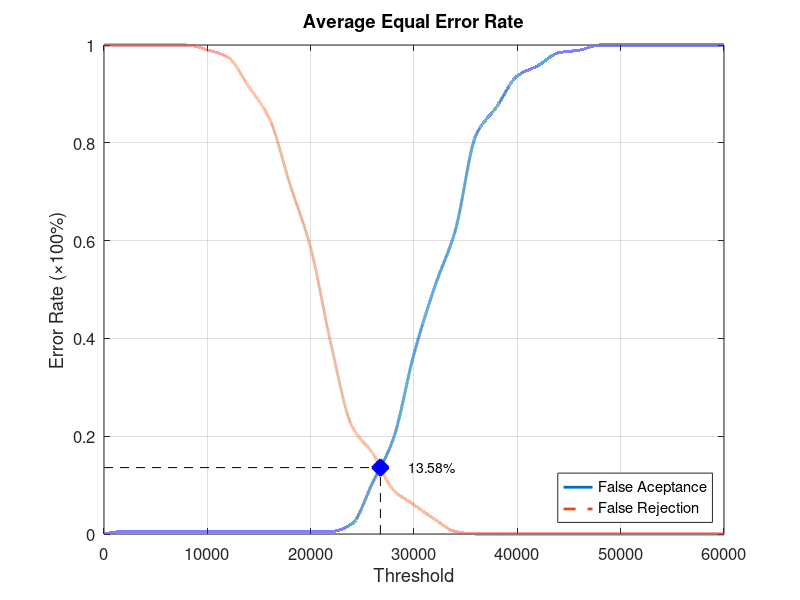
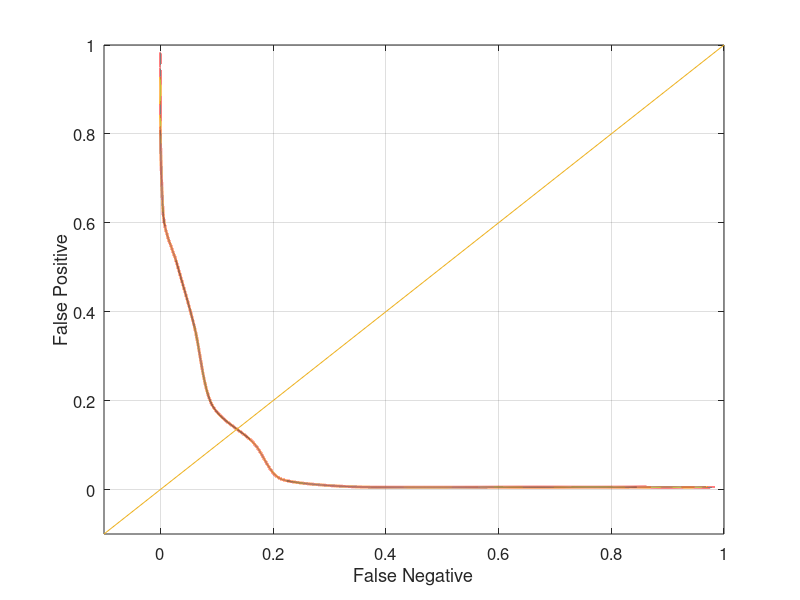

These figures' MATLAB source, in order:
function yEER = Database1_3
close all;
clear;
clc;
x = 0:2000:60000;
xq = 0:0.5:60000;

y0 = [0 0.00526316 0.00526316 0.00526316 0.00526316 0.00526316 0.00526316 0.00526316 0.00526316 0.00526316 0.00526316 0.00526316 0.0210526 0.105263 0.194737 0.368421 0.505263 0.621053 0.815789 0.873684 0.936842 0.957895 0.984211 0.989474 1 1 1 1 1 1 1];
yy0 = interp1(x, y0, xq, 'pchip');
y1 = [1 1 1 1 1 0.99 0.975 0.915 0.85 0.715 0.585 0.385 0.22 0.165 0.09 0.06 0.03 0.005 0 0 0 0 0 0 0 0 0 0 0 0 0];
yy1 = interp1(x, y1, xq, 'pchip');

% Calculating EER: 
y2 = abs(y0 - y1);
find(y2 == min(y2))
yy2 = abs(yy0 - yy1);
xEER = find(yy2 == min(yy2));
xEERIndex = xq(xEER) % X-axis EER
yEER = yy0(xEER) % Y-axis EER

main = figure
plot(xq, yy0,'-','LineWidth', 2);	hold on
plot(xq, yy1,'--','LineWidth', 2);	hold on
plot([xEERIndex xEERIndex], [0 yEER], 'k--');	hold on
plot([0 xEERIndex], [yEER yEER], 'k--');	hold on
plot(xEERIndex, yEER, 'bx', 'LineWidth', 10);	hold on
text(xEERIndex + 10 * xEERIndex / 100, yEER, [num2str(round((10000 * yEER)) / 100) '%'])
legend('False Aceptance', 'False Rejection', 'Location', 'SouthEast')
xlabel('Threshold')
ylabel('Error Rate (\times100%)')
title('Average Equal Error Rate')
set(gca, 'FontSize', 12)
axis([0 60000 0 1])
grid on

print(main, 'Database1_3Main', '-dpng');
FNRxFPR = figure('Color', [1 1 1]);
plot(yy1, yy0, '-', yy1, yy0, 'LineWidth', 2);
hold on
y = -0.1:0.1:1
plot(y, y); 
set(gca, 'FontSize', 12)
xlabel('False Negative')
ylabel('False Positive')
axis([-0.1 1 -0.1 1])
set(gca, 'FontSize', 12)
grid on

print(FNRxFPR, 'Database1_3FNRxFPR','-dpng');
end
